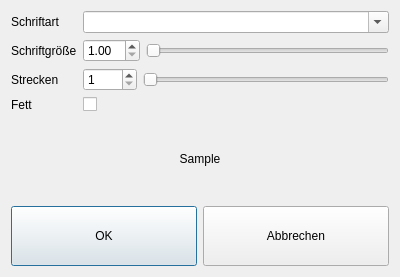
<?xml version="1.0" encoding="UTF-8"?>
<ui version="4.0">
 <class>FontSelector</class>
 <widget class="QDialog" name="FontSelector">
  <property name="geometry">
   <rect>
    <x>0</x>
    <y>0</y>
    <width>400</width>
    <height>277</height>
   </rect>
  </property>
  <property name="windowTitle">
   <string>FontSelector</string>
  </property>
  <layout class="QHBoxLayout" name="horizontalLayout_4">
   <item>
    <layout class="QVBoxLayout" name="verticalLayout">
     <item>
      <layout class="QFormLayout" name="formLayout">
       <item row="1" column="1">
        <widget class="QFontComboBox" name="fontComboBox">
         <property name="currentText">
          <string/>
         </property>
        </widget>
       </item>
       <item row="2" column="0">
        <widget class="QLabel" name="pointSizeLabel">
         <property name="text">
          <string>Schriftgröße</string>
         </property>
        </widget>
       </item>
       <item row="2" column="1">
        <layout class="QHBoxLayout" name="horizontalLayout">
         <item>
          <widget class="QDoubleSpinBox" name="pointSizeSpinBox">
           <property name="minimum">
            <double>1.000000000000000</double>
           </property>
          </widget>
         </item>
         <item>
          <widget class="QSlider" name="pointSizeSlider">
           <property name="sizePolicy">
            <sizepolicy hsizetype="MinimumExpanding" vsizetype="Fixed">
             <horstretch>0</horstretch>
             <verstretch>0</verstretch>
            </sizepolicy>
           </property>
           <property name="minimum">
            <number>1</number>
           </property>
           <property name="maximum">
            <number>10000</number>
           </property>
           <property name="orientation">
            <enum>Qt::Horizontal</enum>
           </property>
          </widget>
         </item>
        </layout>
       </item>
       <item row="4" column="0">
        <widget class="QLabel" name="stretchLabel">
         <property name="text">
          <string>Strecken</string>
         </property>
        </widget>
       </item>
       <item row="4" column="1">
        <layout class="QHBoxLayout" name="horizontalLayout_2">
         <item>
          <widget class="QSpinBox" name="stretchSpinBox">
           <property name="minimum">
            <number>1</number>
           </property>
           <property name="maximum">
            <number>4000</number>
           </property>
          </widget>
         </item>
         <item>
          <widget class="QSlider" name="stretchSlider">
           <property name="sizePolicy">
            <sizepolicy hsizetype="MinimumExpanding" vsizetype="Fixed">
             <horstretch>0</horstretch>
             <verstretch>0</verstretch>
            </sizepolicy>
           </property>
           <property name="minimum">
            <number>1</number>
           </property>
           <property name="maximum">
            <number>4000</number>
           </property>
           <property name="orientation">
            <enum>Qt::Horizontal</enum>
           </property>
          </widget>
         </item>
        </layout>
       </item>
       <item row="6" column="0">
        <widget class="QLabel" name="weightLabel">
         <property name="text">
          <string>Fett</string>
         </property>
        </widget>
       </item>
       <item row="6" column="1">
        <widget class="QCheckBox" name="weight_check">
         <property name="text">
          <string/>
         </property>
        </widget>
       </item>
       <item row="1" column="0">
        <widget class="QLabel" name="familyLabel">
         <property name="text">
          <string>Schriftart</string>
         </property>
        </widget>
       </item>
      </layout>
     </item>
     <item>
      <widget class="QLabel" name="sampleText">
       <property name="sizePolicy">
        <sizepolicy hsizetype="Preferred" vsizetype="MinimumExpanding">
         <horstretch>0</horstretch>
         <verstretch>0</verstretch>
        </sizepolicy>
       </property>
       <property name="text">
        <string>Sample</string>
       </property>
       <property name="alignment">
        <set>Qt::AlignCenter</set>
       </property>
      </widget>
     </item>
     <item>
      <layout class="QHBoxLayout" name="horizontalLayout_3">
       <item>
        <widget class="QPushButton" name="OKButton">
         <property name="minimumSize">
          <size>
           <width>150</width>
           <height>60</height>
          </size>
         </property>
         <property name="text">
          <string>OK</string>
         </property>
         <property name="icon">
          <iconset resource="../../qrk.qrc">
           <normaloff>:src/icons/ok.png</normaloff>:src/icons/ok.png</iconset>
         </property>
         <property name="iconSize">
          <size>
           <width>32</width>
           <height>32</height>
          </size>
         </property>
        </widget>
       </item>
       <item>
        <widget class="QPushButton" name="CancelButton">
         <property name="minimumSize">
          <size>
           <width>150</width>
           <height>60</height>
          </size>
         </property>
         <property name="text">
          <string>Abbrechen</string>
         </property>
         <property name="icon">
          <iconset resource="../../qrk.qrc">
           <normaloff>:src/icons/cancel.png</normaloff>:src/icons/cancel.png</iconset>
         </property>
         <property name="iconSize">
          <size>
           <width>32</width>
           <height>32</height>
          </size>
         </property>
        </widget>
       </item>
      </layout>
     </item>
    </layout>
   </item>
  </layout>
 </widget>
 <layoutdefault spacing="6" margin="11"/>
 <resources>
  <include location="../../qrk.qrc"/>
  <include location="../../qrk.qrc"/>
 </resources>
 <connections/>
</ui>
